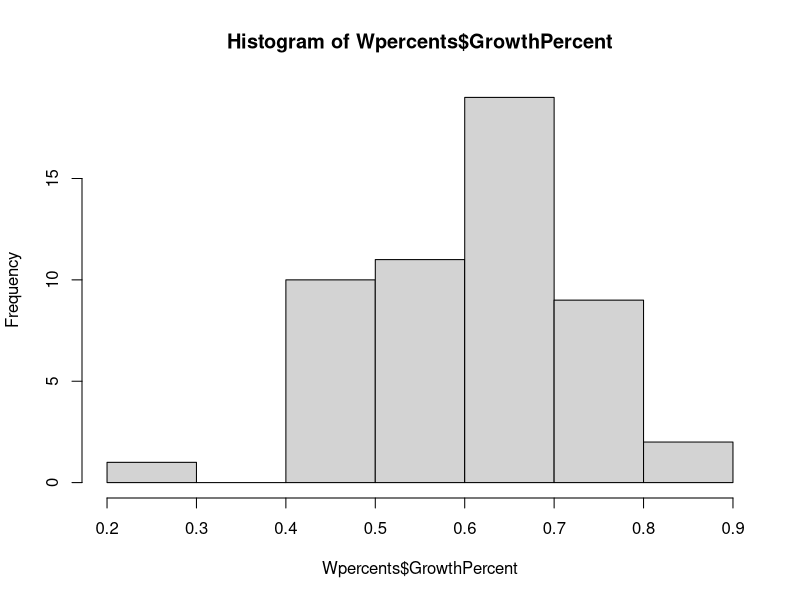
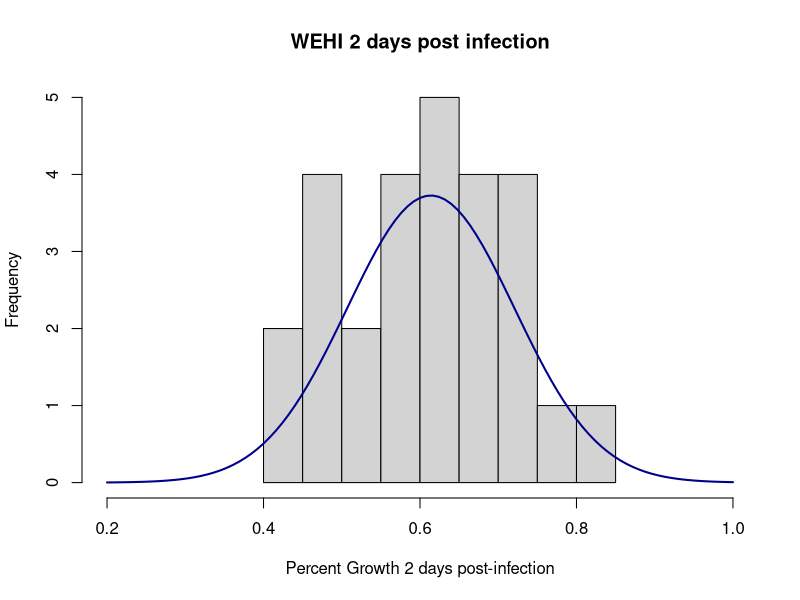
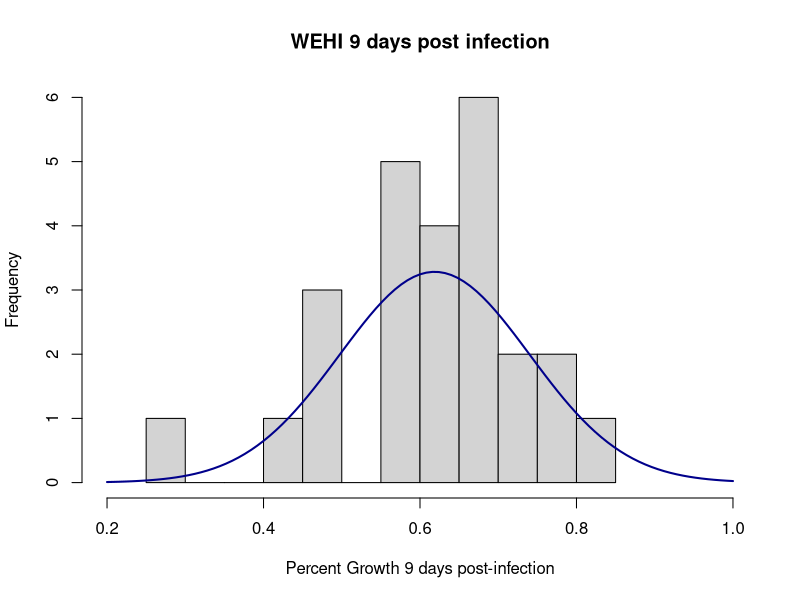
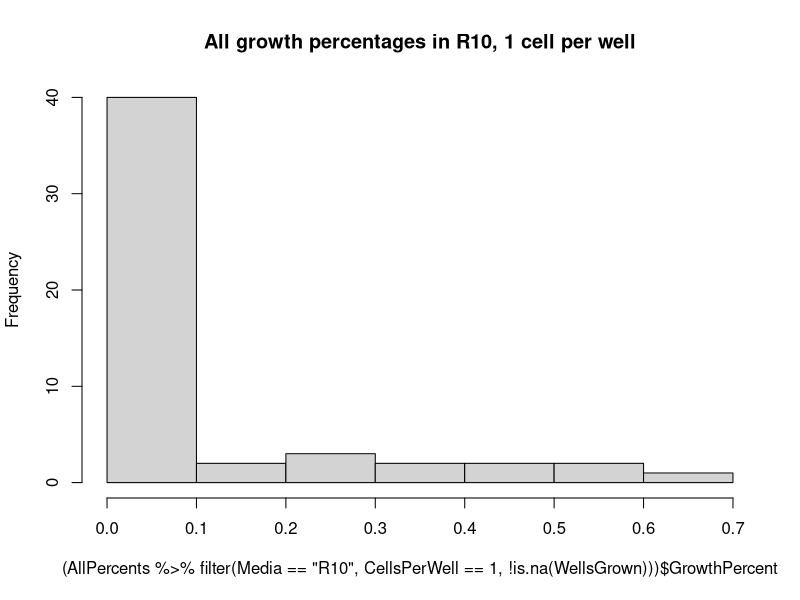
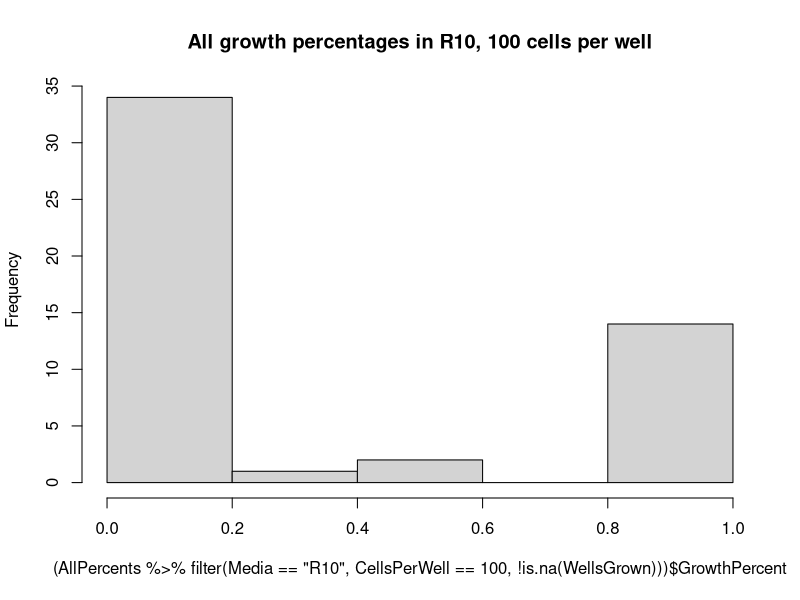
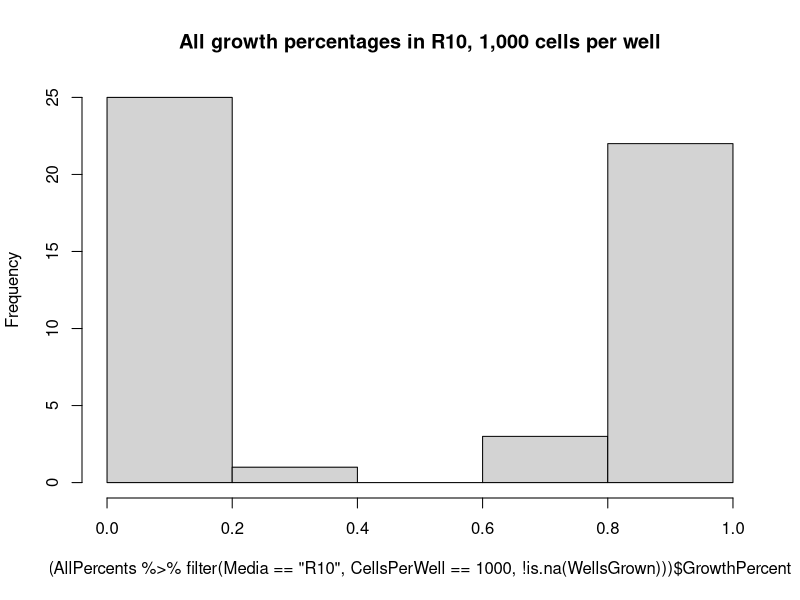
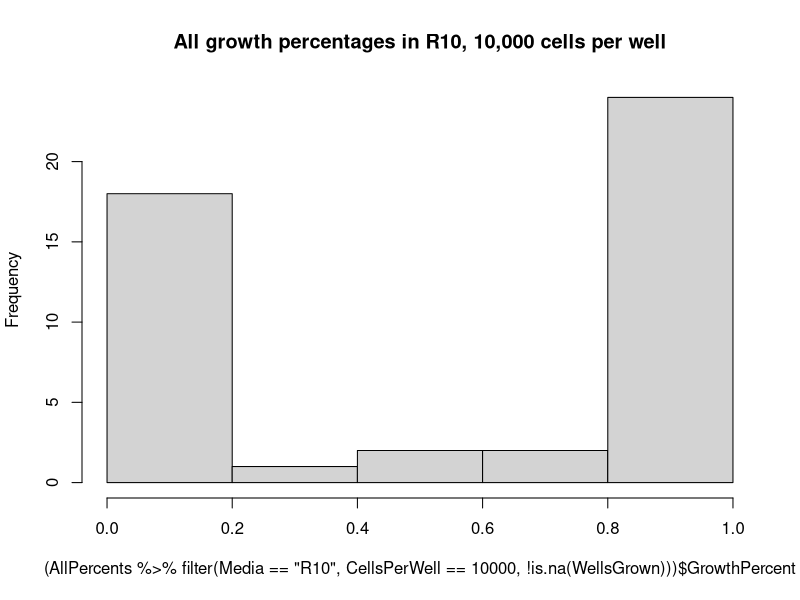
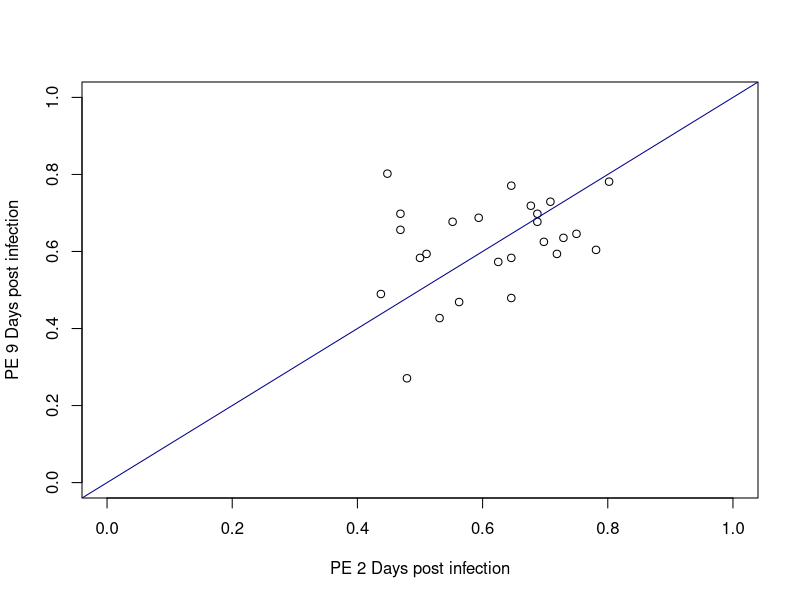

R code for these plots, in order:
## ---- chunk 1
library(dplyr)
library(ggplot2)
library(reshape2)
library(stringr)

RawData <- read.csv("PlateSortResults.csv")
summary(RawData)
## ---- chunk 2
WEHIonly <- RawData %>% filter(Media == "WEHI")
summary(WEHIonly)
WEHIcomplete <- WEHIonly %>% filter(!is.na(WellsGrown))
Wpercents <- WEHIcomplete %>% transform(GrowthPercent = WellsGrown / WellsPlated)
hist(Wpercents$GrowthPercent)
## ---- chunk 3
Wlowgrowth <- Wpercents %>% filter(GrowthPercent < 0.4)
Wlowgrowth[1,c(1,5,6,9,10)]
## ---- chunk 4
Wpercents2 <- Wpercents %>% filter(DaysPostInfection == 2)
Wpercents9 <- Wpercents %>% filter(DaysPostInfection == 9)
summary(Wpercents2)
summary(Wpercents9)
hist(Wpercents2$GrowthPercent, xlim = c(0.2,1), xlab = "Percent Growth 2 days post-infection", breaks = 8, main = "WEHI 2 days post infection")
curve(dnorm(x, mean = mean(Wpercents2$GrowthPercent), sd = sd(Wpercents2$GrowthPercent)), add = TRUE, col = "darkblue", lwd = 2)
hist(Wpercents9$GrowthPercent, xlim = c(0.2,1), xlab = "Percent Growth 9 days post-infection", breaks = 8, main = "WEHI 9 days post infection")
curve(dnorm(x, mean = mean(Wpercents9$GrowthPercent), sd = sd(Wpercents9$GrowthPercent)), add = TRUE, col = "darkblue", lwd = 2)

## ---- chunk 5
AllPercents <- RawData %>% mutate(GrowthPercent = WellsGrown / WellsPlated)
hist((AllPercents %>% filter(Media == "R10", CellsPerWell == 1, !is.na(WellsGrown)))$GrowthPercent, main = "All growth percentages in R10, 1 cell per well")
hist((AllPercents %>% filter(Media == "R10", CellsPerWell == 100, !is.na(WellsGrown)))$GrowthPercent, main = "All growth percentages in R10, 100 cells per well")
hist((AllPercents %>% filter(Media == "R10", CellsPerWell == 1000, !is.na(WellsGrown)))$GrowthPercent, main = "All growth percentages in R10, 1,000 cells per well")
hist((AllPercents %>% filter(Media == "R10", CellsPerWell == 10000, !is.na(WellsGrown)))$GrowthPercent, main = "All growth percentages in R10, 10,000 cells per well")

## ---- chunk 6
CompleteData <- RawData %>% filter(!is.na(WellsPlated))
CompleteData <- CompleteData %>% mutate(TrueWellsPlated = WellsPlated - WellsCensored)
CompleteData <- CompleteData %>% select(-WellsPlated, -WellsCensored)
head(CompleteData)

CompleteData <- CompleteData %>% mutate(LineID = str_sub(LineID, 2)) %>% mutate(LineID = paste(LineNum_legacy, LineID, sep = ""))
head(CompleteData)

CompletePercent <- CompleteData %>% mutate(GrowthPercent = WellsGrown / TrueWellsPlated) %>% select(-WellsGrown, -TrueWellsPlated, -LineNum_legacy, -Transgene, -Mutation)
head(CompletePercent)

## ---- chunk 7
#Change Media type to a single letter
CompletePercent <- CompletePercent %>% mutate(Media = str_sub(Media,1,1))
#Concatenate some identifiers into a single field, then drop unused columns
CompleteConcat <- CompletePercent %>% mutate(Media_Day_Cells = paste(Media, DaysPostInfection, CellsPerWell, sep = "_")) %>% select(-PlateSeries, -DaysPostInfection, -CellsPerWell, -Media)
#Change the identifier column into a factor (instead of character)
CompleteConcat <- CompleteConcat %>% mutate(Media_Day_Cells = as.factor(Media_Day_Cells))
head(CompleteConcat)

#Recast the data with LineID as the rows, Media_Day_Cells as the columns, and GrowthPercent as the values
CompleteTidy <- recast(CompleteConcat, LineID ~ Media_Day_Cells, id.var = c("LineID","Media_Day_Cells"), fun.aggregate = mean, na.rm = TRUE)
head(CompleteTidy)
#Output the results
write.csv(CompleteTidy, file = "CompleteTidy.csv")
## ---- chunk 8
plot(CompleteTidy$`W_2_1`, CompleteTidy$`W_9_1`, xlab = "PE 2 Days post infection", ylab = "PE 9 Days post infection", xlim = 0:1, ylim = 0:1)
abline(a = 0, b = 1, col = "darkblue")
## ---- chunk 9
summary(CompleteTidy)
CompleteTidy <- CompleteTidy %>% mutate(R_2_1 = R_2_1 / W_2_1)
summary(CompleteTidy)
